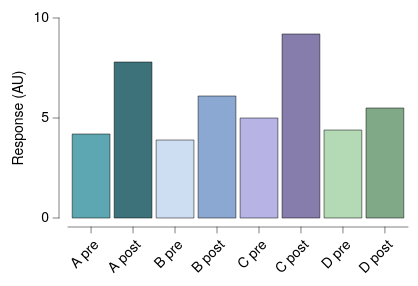

Vega-Lite specification for this chart:
### Vega-Lite specification from a JSON file in a GitHub repository (floating-point values rounded to 4 significant figures)
{"background": null, "config": {"arc": {"fill": "#DBDBDB", "fillOpacity": 1.0, "innerRadius": 25.0, "padAngle": 0.03, "stroke": "black", "strokeOpacity": 1, "strokeWidth": 0.25}, "area": {"fill": "#DBDBDB", "fillOpacity": 1.0, "stroke": "black", "strokeOpacity": 1, "strokeWidth": 0.25}, "axis": {"domain": true, "domainCap": "round", "domainColor": "black", "domainWidth": 0.25, "grid": false, "gridCap": "round", "gridColor": "#F1F1F1", "gridDash": [0, 0], "gridOpacity": 1.0, "gridWidth": 0.25, "labelColor": "black", "labelFont": "Helvetica Neue, HelveticaNeue, Helvetica, Arial, sans-serif", "labelFontSize": 7, "labelFontStyle": "normal", "labelFontWeight": 400, "offset": 4.5, "ticks": true, "tickCap": "round", "tickColor": "black", "tickRound": false, "tickSize": 3, "tickWidth": 0.25, "titleColor": "black", "titleFont": "Helvetica Neue, HelveticaNeue, Helvetica, Arial, sans-serif", "titleFontSize": 7, "titleFontStyle": "normal", "titleFontWeight": 400}, "axisX": {"domain": true, "labelAlign": "right", "labelAngle": 315, "labels": true, "ticks": true, "translate": 0}, "axisY": {"domain": true, "labelAlign": "right", "labelAngle": 0, "labels": true, "ticks": true, "translate": 0}, "axisRight": {"domain": true, "labelAlign": "left", "labelAngle": 0, "labels": true, "ticks": true, "translate": 0}, "axisTop": {"domain": true, "labelAlign": "left", "labelAngle": 45, "labels": true, "ticks": true, "translate": 0}, "axisBand": {"tickOffset": 0}, "bar": {"fill": "#DBDBDB", "fillOpacity": 1.0, "stroke": "black", "strokeOpacity": 1, "strokeWidth": 0.25}, "boxplot": {"size": 9.0, "ticks": {"cornerRadius": 0.25, "fill": "black", "opacity": 1, "size": 4.5, "thickness": 0.25}, "box": {"fillOpacity": 1.0, "stroke": "black", "strokeOpacity": 1, "strokeWidth": 0.25}, "median": {"cornerRadius": 0, "fill": "black", "fillOpacity": 1.0, "opacity": 1, "size": 9.0, "thickness": 0.25}, "rule": {"fill": "black", "fillOpacity": 1.0, "size": 10.0, "stroke": "black", "strokeDash": [0, 0], "strokeOpacity": 1, "strokeWidth": 0.25}, "outliers": {"color": "black", "fill": "black", "fillOpacity": 1.0, "size": 0, "stroke": "black", "strokeOpacity": 1, "strokeWidth": 0.25}}, "circle": {"fill": "black", "fillOpacity": 1.0, "size": 1.25, "stroke": null, "strokeOpacity": 1, "strokeWidth": 0.25}, "errorband": {"band": {"fillOpacity": 0.6, "stroke": null, "strokeWidth": 0.25, "strokeOpacity": 1}, "borders": {"opacity": 0, "strokeOpacity": 0.25, "strokeWidth": 1}}, "errorbar": {"opacity": 1, "rule": {"strokeDash": [0, 0], "strokeWidth": 0.25}, "ticks": {"color": "black", "cornerRadius": 0.125, "opacity": 1, "size": 6.0, "thickness": 0.25}, "thickness": 0.25}, "font": "Helvetica Neue, HelveticaNeue, Helvetica, Arial, sans-serif", "geoshape": {"fill": "#DBDBDB", "fillOpacity": 1.0, "stroke": "black", "strokeOpacity": 1, "strokeWidth": 0.25}, "header": {"labelColor": "black", "labelFont": "Helvetica Neue, HelveticaNeue, Helvetica, Arial, sans-serif", "labelFontSize": 7, "labelFontStyle": "normal", "labelFontWeight": 400, "titleColor": "black", "titleFont": "Helvetica Neue, HelveticaNeue, Helvetica, Arial, sans-serif", "titleFontSize": 7, "titleFontStyle": "normal", "titleFontWeight": 400, "titlePadding": 0}, "legend": {"disable": false, "offset": 4.5, "titlePadding": 4, "labelOffset": 2, "gradientLabelOffset": 2, "gradientLength": 50.0, "gradientThickness": 5.0, "gradientOpacity": 1.0, "gradientStrokeColor": "black", "gradientStrokeWidth": 0.25, "labelColor": "black", "labelFont": "Helvetica Neue, HelveticaNeue, Helvetica, Arial, sans-serif", "labelFontSize": 7, "labelFontStyle": "normal", "labelFontWeight": 400, "strokeColor": "black", "strokeWidth": 0, "symbolSize": 42, "symbolStrokeColor": "black", "symbolStrokeWidth": 0.25, "titleColor": "black", "titleFont": "Helvetica Neue, HelveticaNeue, Helvetica, Arial, sans-serif", "titleFontSize": 7, "titleFontStyle": "normal", "titleFontWeight": 400}, "line": {"color": "black", "stroke": "black", "strokeCap": "round", "strokeDash": [0, 0], "strokeOpacity": 1, "strokeWidth": 0.375}, "point": {"filled": true, "fill": "#DBDBDB", "fillOpacity": 1.0, "size": 5.0, "stroke": "black", "strokeOpacity": 1, "strokeWidth": 0.25}, "range": {"category": ["#5CA7B1", "#CDDEF3", "#B7B3E4", "#B3DAB5", "#F5E1B3", "#3D727B", "#8AA8D2", "#867DAC", "#80A988", "#CBB17A", "#204148", "#59719A", "#584C77", "#507B5F", "#9D824D"], "diverging": {"scheme": ["#C35082", "#CE6D94", "#D989A7", "#E2A4BA", "#EABFCE", "#F1DBE2", "#F6F6F6", "#D7E0EB", "#B9CBE0", "#9BB6D5", "#7DA1C9", "#5F8CBD", "#4177B1"]}, "heatmap": {"scheme": ["#32022B", "#43044D", "#4C196E", "#4D338C", "#484DA6", "#3A68BB", "#1D83CA", "#1D9CCB", "#23B5C9", "#28CDC5", "#4DE0B4", "#91EE9F"]}, "ordinal": {"scheme": ["#F1F1F1", "#DBDBDB", "#C6C6C6", "#B2B2B2", "#9D9D9D", "#898989", "#767676", "#636363", "#515151", "#404040", "#2F2F2F", "#1F1F1F"]}, "ramp": {"scheme": ["#32022B", "#43044D", "#4C196E", "#4D338C", "#484DA6", "#3A68BB", "#1D83CA", "#1D9CCB", "#23B5C9", "#28CDC5", "#4DE0B4", "#91EE9F"]}}, "rule": {"color": "black", "stroke": "black", "strokeCap": "round", "strokeDash": [2, 2], "strokeOpacity": 1, "strokeWidth": 0.25}, "scale": {"bandPaddingInner": 0.1, "bandPaddingOuter": 0.1, "round": false}, "rect": {"fill": "#DBDBDB", "fillOpacity": 1.0, "stroke": "black", "strokeOpacity": 1, "strokeWidth": 0.25}, "square": {"fill": "#DBDBDB", "fillOpacity": 1.0, "size": 10.0, "stroke": "black", "strokeOpacity": 1, "strokeWidth": 0.25}, "text": {"color": "black", "font": "Helvetica Neue, HelveticaNeue, Helvetica, Arial, sans-serif", "fontSize": 7, "fontStyle": "normal", "fontWeight": 400}, "tick": {"color": "black", "cornerRadius": 0.125, "opacity": 1.0, "size": 9.0, "thickness": 0.25}, "title": {"anchor": "middle", "frame": "group", "color": "black", "font": "Helvetica Neue, HelveticaNeue, Helvetica, Arial, sans-serif", "fontSize": 7, "fontStyle": "normal", "fontWeight": 400, "subtitleColor": "black", "subtitleFont": "Helvetica Neue, HelveticaNeue, Helvetica, Arial, sans-serif", "subtitleFontSize": "Helvetica Neue, HelveticaNeue, Helvetica, Arial, sans-serif", "subtitleFontStyle": "normal", "subtitleFontWeight": 400}, "trail": {"color": "black", "opacity": 1, "size": 0.375}, "view": {"continuousWidth": 170, "continuousHeight": 100, "discreteWidth": 170, "discreteHeight": 100, "fill": null, "stroke": null, "strokeWidth": 0.25}}, "data": {"name": "data-13aaabbe96b52cd3daac2fe27d1f9518"}, "mark": {"type": "bar"}, "encoding": {"color": {"field": "condition", "legend": null, "scale": {"range": ["#5CA7B1", "#3D727B", "#CDDEF3", "#8AA8D2", "#B7B3E4", "#867DAC", "#B3DAB5", "#80A988", "#F5E1B3", "#CBB17A"]}, "sort": null, "type": "nominal"}, "x": {"field": "condition", "sort": null, "title": null, "type": "nominal"}, "y": {"field": "response", "title": "Response (AU)", "type": "quantitative"}}, "$schema": "https://vega.github.io/schema/vega-lite/v6.4.1.json", "datasets": {"data-13aaabbe96b52cd3daac2fe27d1f9518": [{"condition": "A pre", "response": 4.2}, {"condition": "A post", "response": 7.8}, {"condition": "B pre", "response": 3.9}, {"condition": "B post", "response": 6.1}, {"condition": "C pre", "response": 5.0}, {"condition": "C post", "response": 9.2}, {"condition": "D pre", "response": 4.4}, {"condition": "D post", "response": 5.5}]}}
